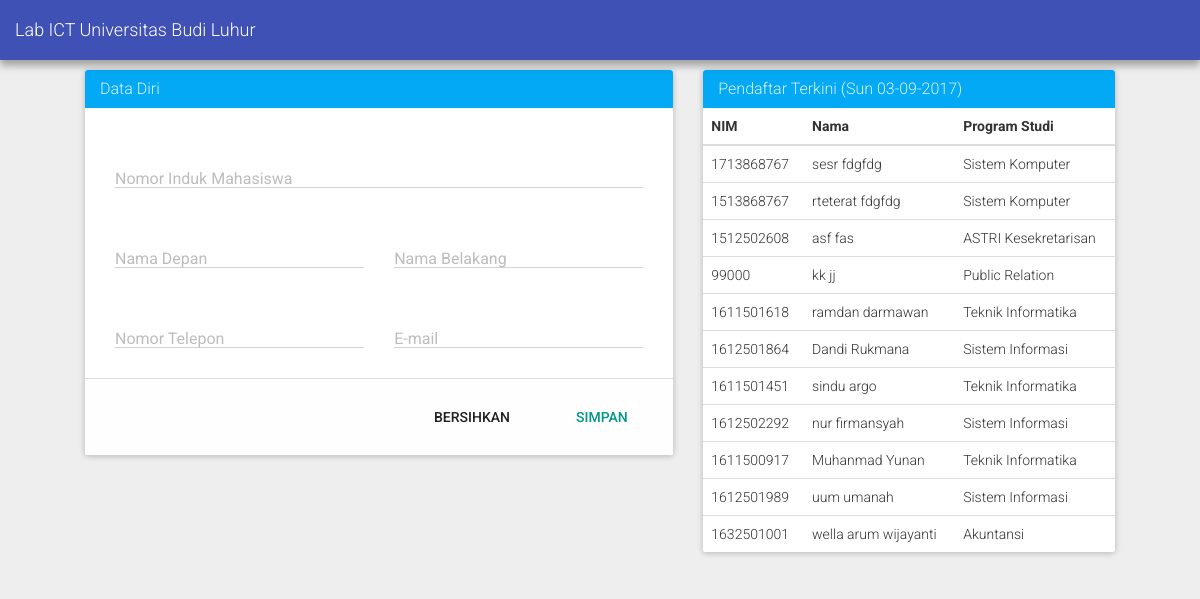
The page / on the database its author committed.
### tables this page shows
CREATE TABLE `calas` (
  `nim` char(10) NOT NULL,
  `nama_depan` varchar(35) NOT NULL,
  `nama_belakang` varchar(35) NOT NULL,
  `kode_fakultas` varchar(5) NOT NULL,
  `id_prodi` tinyint(2) unsigned NOT NULL,
  `telephone` varchar(17) NOT NULL,
  `alamat_email` varchar(100) NOT NULL,
  `angkatan` year(4) NOT NULL DEFAULT '2016',
  `gelombang` tinyint(1) NOT NULL DEFAULT '1',
  `waktu_pendaftaran` datetime NOT NULL DEFAULT CURRENT_TIMESTAMP,
  PRIMARY KEY (`nim`,`kode_fakultas`,`id_prodi`),
  UNIQUE KEY `nim` (`nim`),
  KEY `FK_FAKULTAS_2` (`kode_fakultas`),
  KEY `FK_PRODI_1` (`id_prodi`),
  CONSTRAINT `FK_FAKULTAS_2` FOREIGN KEY (`kode_fakultas`) REFERENCES `fakultas` (`kode_fakultas`) ON DELETE CASCADE ON UPDATE CASCADE,
  CONSTRAINT `FK_PRODI_1` FOREIGN KEY (`id_prodi`) REFERENCES `program_studi` (`id_prodi`) ON DELETE CASCADE ON UPDATE CASCADE
);

CREATE TABLE `program_studi` (
  `id_prodi` tinyint(2) unsigned NOT NULL AUTO_INCREMENT,
  `kode_fakultas` varchar(5) NOT NULL,
  `program_studi` varchar(50) NOT NULL,
  `gelar` char(2) NOT NULL,
  PRIMARY KEY (`id_prodi`,`kode_fakultas`),
  KEY `FK_FAKULTAS_1` (`kode_fakultas`),
  CONSTRAINT `FK_FAKULTAS_1` FOREIGN KEY (`kode_fakultas`) REFERENCES `fakultas` (`kode_fakultas`) ON DELETE CASCADE ON UPDATE CASCADE
);

### index.php (the view, shortened to what this page needs)
<?php
include "koneksi.php";
include "head.php";
        ?>
<div class="container-fluid">
    <div class="row">
        <div class="col-md-7">
            <form class="form-horizontal" action="" method="post">
                <div class="panel panel-info">
                    <div class="panel-heading">
                        <h3 class="panel-title">Data Diri</h3>
                    </div>
                    <div class="panel-body">
                        <div class="container-fluid">
                            <div class="row">
                                <div class="col-sm-12">
                                    <div class="container-fluid">
                                        <div class="form-group label-floating">
                                            <label class="control-label" for="nim">Nomor Induk Mahasiswa</label>
                                            <input type="text" class="form-control" id="nim" name="nim" required=""
                                                   maxlength="10"
                                                   onkeypress="return event.charCode >= 48 && event.charCode <= 57">
                                        </div>
                                    </div>
                                </div>
                            </div>
                            <div class="row">
                                <div class="col-sm-6">
                                    <div class="container-fluid">
                                        <div class="form-group label-floating">
                                            <label class="control-label" for="nama_depan">Nama Depan</label>
                                            <input type="text" class=form-control name="nama_depan" id="nama_depan"
                                                   required="" maxlength="35"
                                                   onkeypress="return (event.charCode >= 65 && event.charCode <= 90) || (event.charCode >= 96 && event.charCode <= 122) || (event.charCode >= 32 && event.charCode <= 32)">
                                        </div>
                                    </div>
                                </div>
                                <div class="col-sm-6">
                                    <div class="container-fluid">
                                        <div class="form-group label-floating">
                                            <label class="control-label label-floating" for="nama_belakang">Nama
                                                Belakang</label>
                                            <input type="text" class=form-control name="nama_belakang"
                                                   id="nama_belakang" required="" maxlength="35"
                                                   onkeypress="return (event.charCode >= 65 && event.charCode <= 90) || (event.charCode >= 96 && event.charCode <= 122) || (event.charCode >= 32 && event.charCode <= 32)">
                                        </div>
                                    </div>
                                </div>
                            </div>
                            <div class="row">
                                <div class="col-sm-6">
                                    <div class="container-fluid">
                                        <div class="form-group label-floating">
                                            <label class="control-label" for="telephone">Nomor Telepon</label>
                                            <input type="text" class="form-control" id="telephone" name="telephone"
                                                   required="" maxlength="17"
                                                   onkeypress="return event.charCode >= 48 && event.charCode <= 57">
                                        </div>
                                    </div>
                                </div>
                                <div class="col-sm-6">
                                    <div class="container-fluid">
                                        <div class="form-group label-floating">
                                            <label class="control-label" for="alamat_email">E-mail</label>
                                            <input type="email" class="form-control" id="alamat_email"
                                                   name="alamat_email" required="" maxlength="100">
                                        </div>
                                    </div>
                                </div>
                            </div>
                        </div>
                    </div>
                    <div class="panel-footer text-right" style="background-color:#fffeff;">
                        <button class="btn btn-default" type="clear" name="clear">Bersihkan</button>
                        <button class="btn btn-primary" type="submit" name="simpan" onclick="loadDoc">Simpan</button>
                    </div>
                </div>
            </form>
        </div>
        <div class="col-md-5">
            <div class="panel panel-info">
                <div class="panel-heading">
                    <h3 class="panel-title">Pendaftar Terkini (<?php echo date('D d-m-Y') ?>)</h3>
                </div>
                <div class="table-responsive">
                    <table class="table table-hover">
                        <thead>
                        <tr>
                            <th>NIM</th>
                            <th>Nama</th>
                            <th>Program Studi</th>
                        </tr>
                        </thead>
                        <tbody>
                        <?php
                        $sql = "SELECT calas.nim, calas.nama_depan, calas.nama_belakang, program_studi.program_studi FROM calas, program_studi WHERE calas.id_prodi=program_studi.id_prodi ORDER BY waktu_pendaftaran DESC LIMIT 11";
                        $result = $conn->query($sql);
                        if ($result->num_rows > 0) {
                            while ($row = $result->fetch_assoc()) {
                                echo "<tr><td>" . $row["nim"] . "</td><td>" . $row["nama_depan"] . " " . $row["nama_belakang"] . "</td><td>" . $row["program_studi"] . "</td></tr>";
                            }
                        } else {
                            echo "<tr><td>0</td><td>Belum Ada Data</td><td></td></tr>";
                        }
                        ?>
                        </tbody>
                    </table>
                </div>
            </div>
        </div>
    </div>
</div>
</body>
</html>

### head.php (shortened to what this page needs)
<!DOCTYPE html>
<html lang="id">
<head>
    <link rel="stylesheet" href="./bootstrap/css/bootstrap.css">
    <link rel="stylesheet" href="./dropdown.js/jquery.dropdown.css">
    <link rel="stylesheet" href="./style.css">
    <link rel="stylesheet" type="text/css" href="bootstrap-material-design/dist/css/bootstrap-material-design.css">
    <link rel="stylesheet" type="text/css" href="bootstrap-material-design/dist/css/ripples.min.css">
</head>
<body>
<nav class="navbar navbar-inverse navbar-fixed-top">
    <div class="container-fluid">
        <div class="navbar-header">
            <a class="navbar-brand" href="index.php">Lab ICT Universitas Budi Luhur</a>
        </div>
    </div>
</nav>

### style.css (style rules this page uses)
body { padding: 70px; }
.navbar { box-shadow: 0 4px 8px 0 rgba(0, 0, 0, .2), 0 6px 8px 0 rgba(0, 0, 0, .19); }

### rows shown on the page
calas: nim "1713868767", nama_depan "sesr", nama_belakang "fdgfdg", program_studi.program_studi "Sistem Komputer"
calas: nim "1513868767", nama_depan "rteterat", nama_belakang "fdgfdg", program_studi.program_studi "Sistem Komputer"
calas: nim "1512502608", nama_depan "asf", nama_belakang "fas", program_studi.program_studi "ASTRI Kesekretarisan"
calas: nim "99000", nama_depan "kk", nama_belakang "jj", program_studi.program_studi "Public Relation"
calas: nim "1611501618", nama_depan "ramdan", nama_belakang "darmawan", program_studi.program_studi "Teknik Informatika"
calas: nim "1612501864", nama_depan "Dandi", nama_belakang "Rukmana", program_studi.program_studi "Sistem Informasi"
calas: nim "1611501451", nama_depan "sindu", nama_belakang "argo", program_studi.program_studi "Teknik Informatika"
calas: nim "1612502292", nama_depan "nur", nama_belakang "firmansyah", program_studi.program_studi "Sistem Informasi"
calas: nim "1611500917", nama_depan "Muhanmad", nama_belakang "Yunan", program_studi.program_studi "Teknik Informatika"
calas: nim "1612501989", nama_depan "uum", nama_belakang "umanah", program_studi.program_studi "Sistem Informasi"
calas: nim "1632501001", nama_depan "wella", nama_belakang "arum wijayanti", program_studi.program_studi "Akuntansi"
